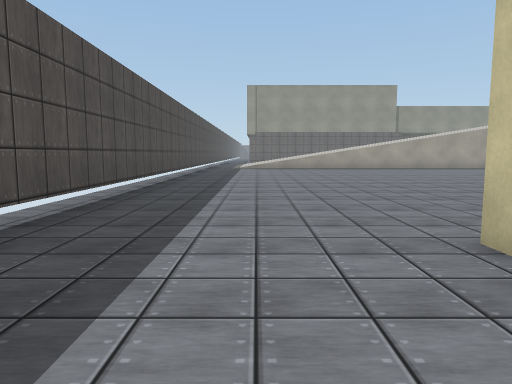
View 1 (above)

24 first-person views from a walk through a 3-D level made in the Unity game engine. The camera is 1.4 m above the floor, tilts 6° down and sees 70° across. The floor is counted in squares, 2 m on a side. Each view is taken from the middle of a square. On the plan, view 1 faces up. The plan holds only what a view shows up to about 11 squares ahead; the rest is blank. The place goes on beyond the plan. The player character is not drawn. Some animated figures are left out. Surface patterns are stand-ins for the level's own textures.

View 2
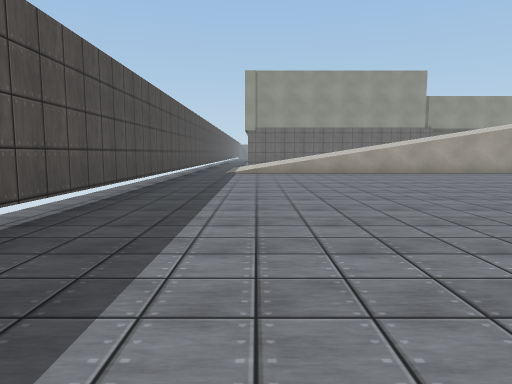

View 3
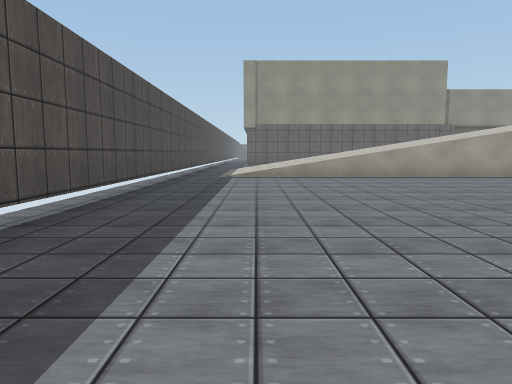

View 4
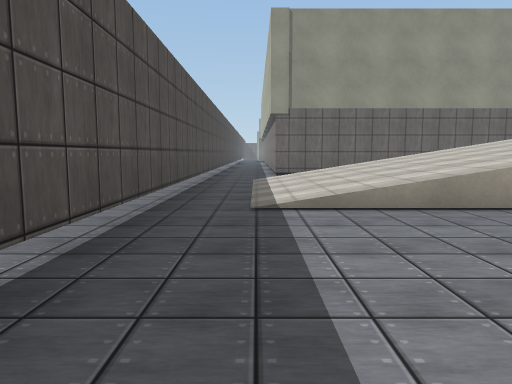

View 5
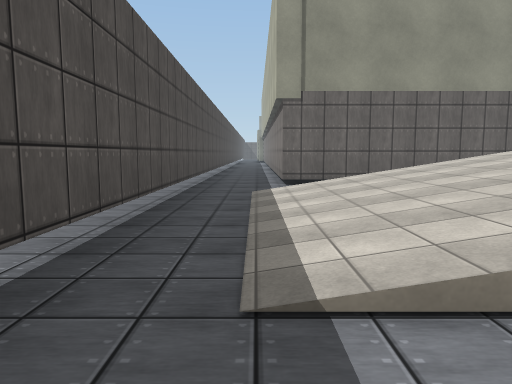

View 6
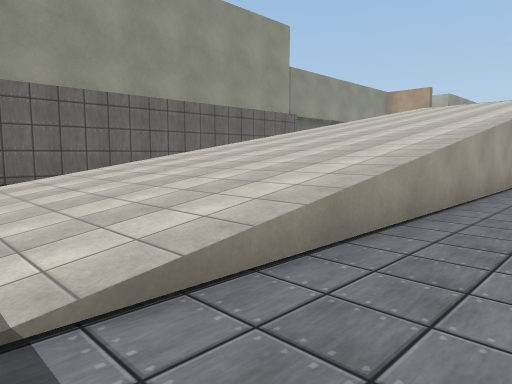

View 7
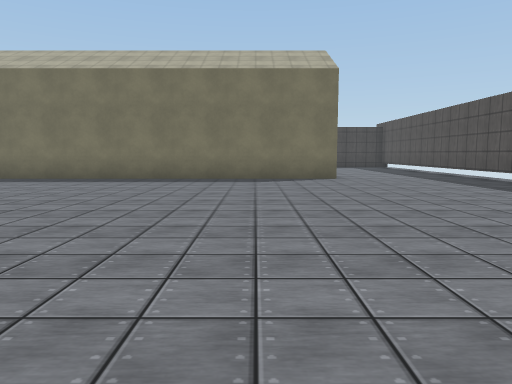

View 8
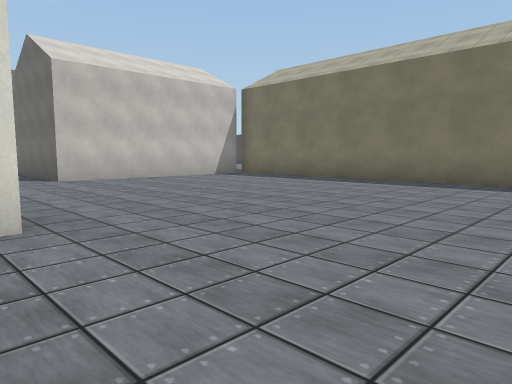

View 9
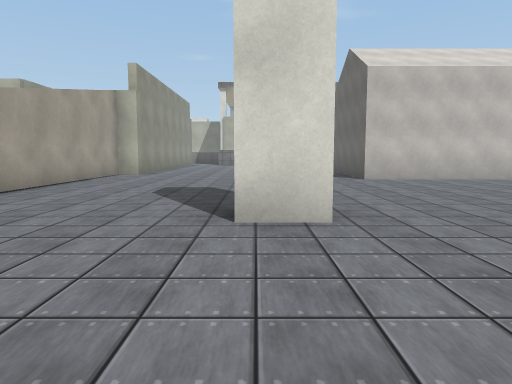

View 10
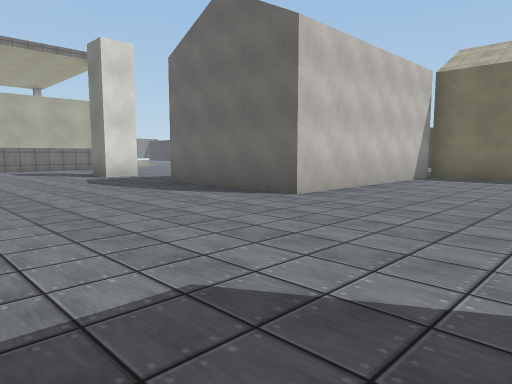

View 11
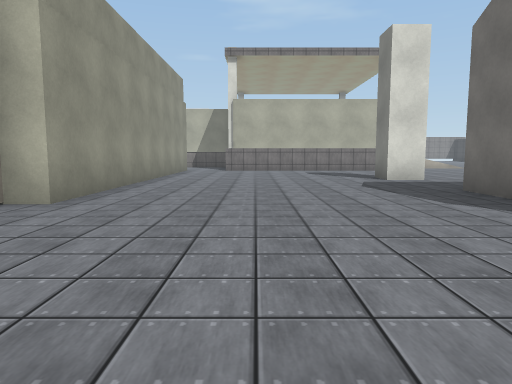

View 12
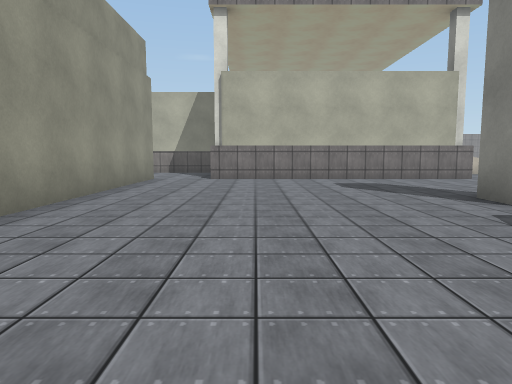

View 13
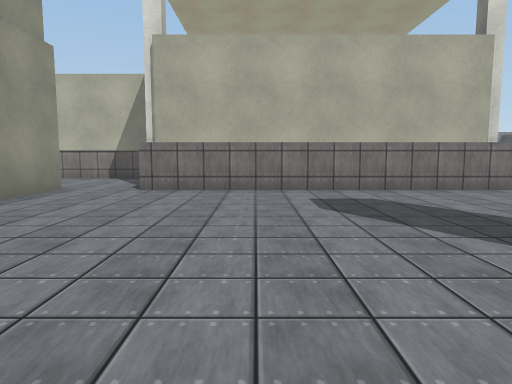

View 14
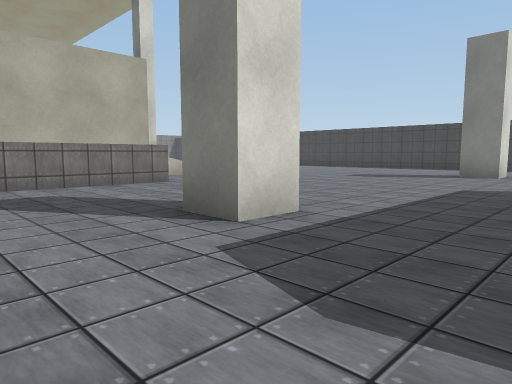

View 15
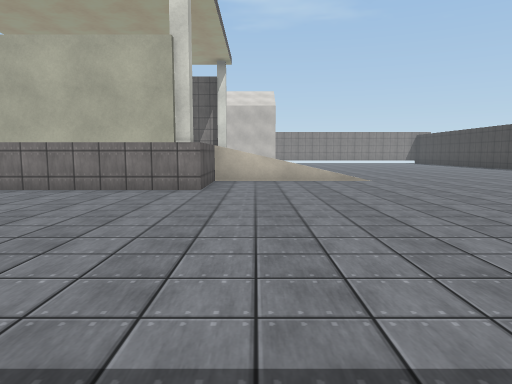

View 16
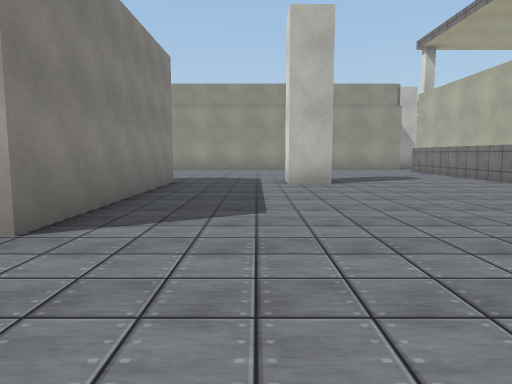

View 17
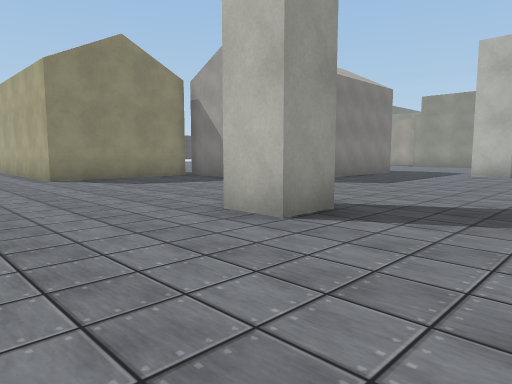

View 18
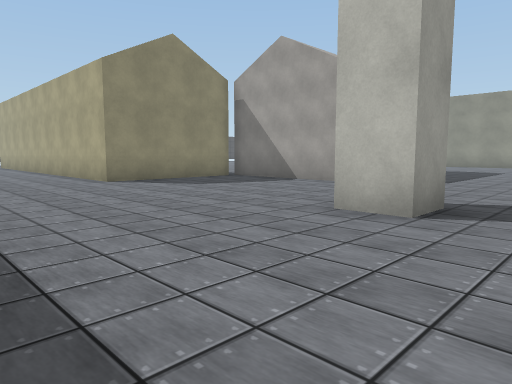

View 19
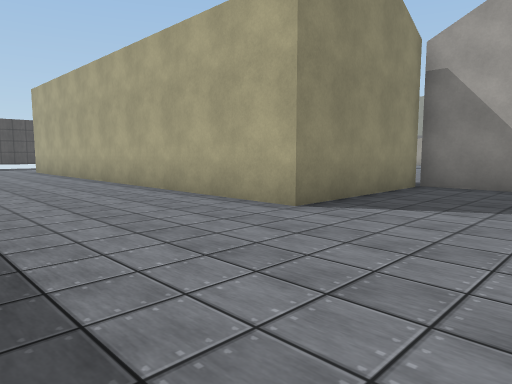

View 20
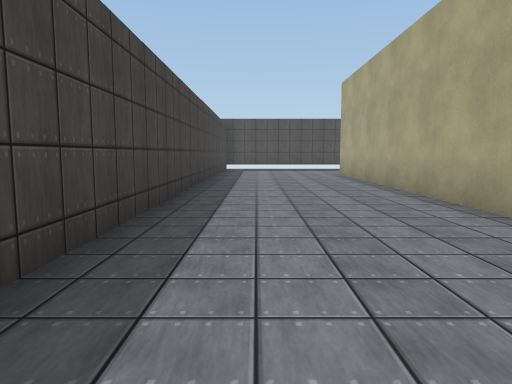

View 21
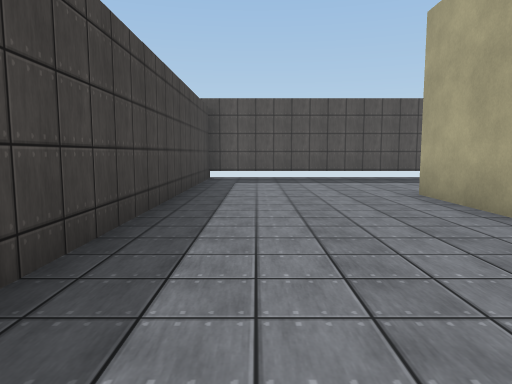

View 22
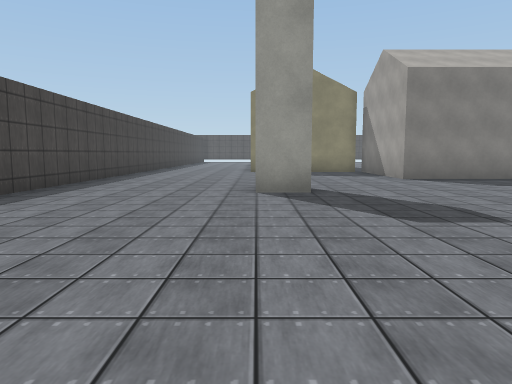

View 23
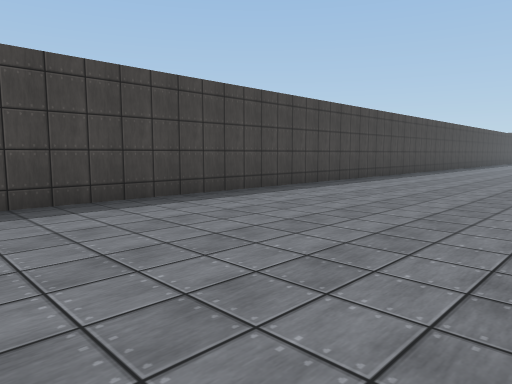

View 24
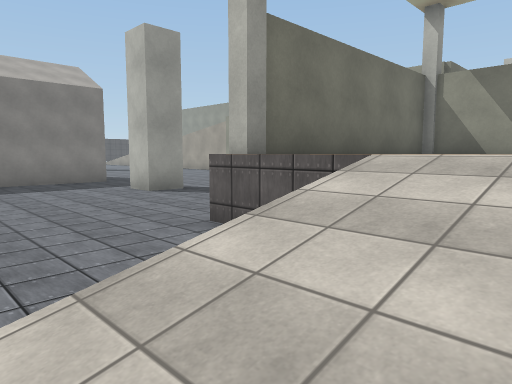

### Floor plan
Key: @ floor where view 1 was taken; # wall or solid block; . main floor; : floor 1.75 m higher than the main floor; / step, stairs or slope; v drop or lower ground; O other object.
Columns run from 3 left of view 1 to 30 right of it. Each row starts with its distance up from view 1.
 26 #..#
 25 #..#
 24 #..#
 23 #..######
 22 #..
 21 #.///////////
 20 #.////////////
 19 #./////////////
 18 #./////////////                  #
 17 #./////////////                ..#
 16 #................../##########...#
 15 #................................#
 14 #............................###
 13 #............................#
 12 #..........#.................#
 11 #............................#
 10 #............................#
  9 #................OOOOO..#....#
  8 #................OOO O.......# ::
  7 #................OO OO........v///
  6 #................OO OO..........//
  5 #................OO OO..........//
  4 #................O  OO..........//
  3 #................OOOO.............
  2 #....#############................
  1 #....            #................
  0 #..@             #................
 -1 #....#############......#.........
 -2 #.................................
 -3 #.................................
 -4 #................................
 -5 #................................
 -6 ################    #############

Positions as (right, up) in squares from view 1, and headings:
1: (0, 0), facing up
2: (0, 4), facing up
3: (0, 6), facing up
4: (-1, 12), facing up
5: (-1, 15), facing up
6: (-1, 15), facing up-right
7: (4, 13), facing down
8: (4, 12), facing down-right
9: (4, 12), facing right
10: (10, 14), facing down-right
11: (11, 13), facing right
12: (16, 13), facing right
13: (19, 12), facing right
14: (18, 12), facing down-right
15: (19, 6), facing right
16: (20, 0), facing up
17: (24, -4), facing up-left
18: (23, -5), facing up-left
19: (17, -5), facing up-left
20: (14, -4), facing left
21: (8, -4), facing left
22: (28, -1), facing left
23: (30, 0), facing down-left
24: (30, 4), facing up-left
